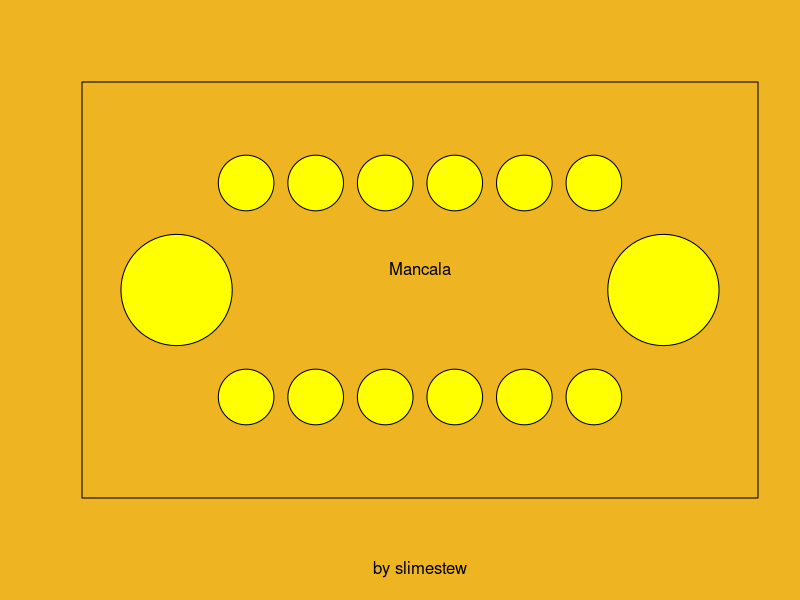

Generate this figure with R: (Note: this script raises an error after producing the figure.)
par(bg = "goldenrod2")
board <- rep(4, 14)
board[7] <- 0
board[14] <- 0
menu <- 0
click <- list(x = 3, y = 3)
options <- c(1, 0, 0)
# Theme
# 4 row board? Y/N
# Human or Computer (computer can go first or second)
turn <- 1

drawBoard <- function(board, turn, variation){
  plot(0, 0, type = "n", xlim = c(1, 9), ylim = c(1, 7), col="white", xlab = paste("Player ", turn, "'s turn", sep=""), ylab = "", axes = FALSE, frame.plot = FALSE)
  if(variation){
    for (i in 1:7) {
      for (j in 1:4) {
        rect(i, j+(j>2)*2, i+1, j+1+(j>2)*2, col = "goldenrod2", border = "black")
      }
    }
  } else {
    rect(1, 1, 2, 7, col = "goldenrod2", border = "black")
    rect(8, 1, 9, 7, col = "goldenrod2", border = "black")
    for (i in 2:7) {
      for (j in 0:1) {
        # todo: 2p is backwards, flip right to left
        yOffset <- (j * 4)
        xOffset <- (-2*j+1)*i
        house <- i+(j*7)-1
        symbols(x = xOffset + (0.5+(j*9)), y = yOffset + 2, circles = 0.5, inches = FALSE, bg = "goldenrod2", fg = "black", add = TRUE)
        text(xOffset + (0.5+(j*9)), (j*2)+3, board[house])
        if(board[house] %% 2 == 1 || board[house] >= 9){
          symbols(x = xOffset + (0.5+(j*9)), y = yOffset + 2, circles = 0.125, inches = FALSE, bg = "black", fg = "black", add = TRUE)
        }
        if(board[house] >= 2){
          symbols(x = xOffset + (0.25+(j*9)), y = yOffset + 1.75, circles = 0.125, inches = FALSE, bg = "black", fg = "black", add = TRUE)
          symbols(x = xOffset + (0.75+(j*9)), y = yOffset + 2.25, circles = 0.125, inches = FALSE, bg = "black", fg = "black", add = TRUE)
        }
        if(board[house] >= 4){
          symbols(x = xOffset + (0.75+(j*9)), y = yOffset + 1.75, circles = 0.125, inches = FALSE, bg = "black", fg = "black", add = TRUE)
          symbols(x = xOffset + (0.25+(j*9)), y = yOffset + 2.25, circles = 0.125, inches = FALSE, bg = "black", fg = "black", add = TRUE)
        }
        if(board[house] >= 6){
          symbols(x = xOffset + (0.25+(j*9)), y = yOffset + 2, circles = 0.125, inches = FALSE, bg = "black", fg = "black", add = TRUE)
          symbols(x = xOffset + (0.75+(j*9)), y = yOffset + 2, circles = 0.125, inches = FALSE, bg = "black", fg = "black", add = TRUE)
        }
        if(board[house] >= 8){
          symbols(x = xOffset + (0.5+(j*9)), y = yOffset + 1.75, circles = 0.125, inches = FALSE, bg = "black", fg = "black", add = TRUE)
          symbols(x = xOffset + (0.5+(j*9)), y = yOffset + 2.25, circles = 0.125, inches = FALSE, bg = "black", fg = "black", add = TRUE)
        }
      }
    }
    text(1.5, 4.5, board[14])
    text(8.5, 3.5, board[7])
  #rectangles for stores
  #large circles for pits
  #symbol circles for pieces (center circle for 1, .' for 2, :- for 3, :: for 4, :-: for 5, any more is 6 pips like a die)
  }
}

checkwin <- function(board){
  if(length(board) == 14)
    return(all(board[1:6] == 0) || all(board[8:13] == 0))
  return(all(board[1:14] == 0) || all(board[15:28] == 0))
}

doAI <- function(board, human){
  return(board) #no possible moves
}

dropp <- function(selected, turn, board){
  index <- 3*selected + 16*turn - 2 * (selected*turn) - 17 #selected is offset by 1 due to p2's store
  if(board[index] == 0)
    board[index] <- NA
  else{
    temp <- board[index]
    board[index] <- 0
    endingcell <- ((index+temp-1) %% 14) + 1
    
    for(i in index:(index+temp-1)){
      if(!((turn == 1 && i == 7) && (turn == 2 && i == 14))) #skip opponent's store
        board[(i %% 14) + 1] <- board[(i %% 14) + 1] + 1
    } 
    
    if((turn == (endingcell>7)+1) && (board[endingcell] == 1) && (board[-1*endingcell+14] > 0) && (endingcell %% 7 > 0)){ #previously empty pit on on player's side
      board[endingcell] <- 0 #clear your pit
      board[turn*7] <- board[turn*7] + board[-1*endingcell+14] + 1 # add opposing pit and your pit to store
      board[-1*endingcell+14] <- 0 #clear opposing pit
    }
    
    if(!((endingcell == 7 && turn == 1) || (endingcell == 14 && turn == 2))) #last move was store
      turn <- 3 - turn
  }
  
  return(c(board, turn))
}

plot(0, 0, type = "n", xlim = c(0, 9), ylim = c(0, 9), col="white", xlab = "by slimestew", ylab = "", axes = FALSE, frame.plot = TRUE)
symbols(c(2,3,4,5,6,7,2,3,4,5,6,7), c(rep(7,6),rep(2,6)), circles = rep(0.4, 12), add = TRUE, bg = "yellow", inches = FALSE)
symbols(c(1,8), rep(4.5,2), circles = rep(0.8, 2), add = TRUE, bg = "yellow", inches = FALSE)

par(bg = "goldenrod2") #menu
text(4.5,5, "Mancala")

while((floor(click$y) < 5 || floor(click$y) > 8) || menu < 2 ){
  click <- locator(1)
  plot(0, 0, type = "n", xlim = c(0, 9), ylim = c(0, 9), xlab = "", ylab = "", axes = FALSE, frame.plot = FALSE)
  
  if((floor(click$x) > 1 && floor(click$x) < 7) && menu > 0){
    if(floor(click$y) == 3)
      options[1] <- (options[1]+1) %% 4
    if(floor(click$y) == 2)
      options[2] <- (options[2]+1) %% 2
    if(floor(click$y) == 1)
      options[3] <- (options[3]+1) %% 3
  }
  
  rect(1, 5, 7, 6, col = "yellow", border = "pink4")
  rect(1, 3, 7, 4, col = "goldenrod4", border = "black")
  rect(1, 2, 7, 3, col = "goldenrod1", border = "black")
  rect(1, 1, 7, 2, col = "goldenrod3", border = "black")
  text(4,8, "Mancala")
  text(4,3.5, "Theme")
  text(4,2.5, "4 Row Board")
  text(4,1.5, ifelse(options[3]<2, ifelse(options[3],"CPU Second","Human"),"CPU First"))
  text(4,5.5, "Start")
  
  menu = min(menu + 1,2)
}

menu <- 0

#game loop
while(!checkwin(board)) {
  if(menu>0 && !checkwin(board)){
    selected <- floor(click$x)
    if(options[3]>0 && turn != options[3]){
      board <- doAI(board, options[3])
      turn <- 3 - turn
    } else if(selected > 1 && selected < 8){
      test <- dropp(selected, turn, board)
      if(!anyNA(test[1:14])){
        board <- test[1:14]
        turn <- test[15]
      }
    }
  }
  
  if(options[3]>0)
    plot(0, 0, type = "n", xlim = c(1, 8), ylim = c(1, 7), col="white", xlab = ifelse(turn==options[4], "Human's turn", "Computer's turn"), ylab = "", axes = FALSE, frame.plot = FALSE)  
  else
    plot(0, 0, type = "n", xlim = c(1, 8), ylim = c(1, 7), col="white", xlab = paste("Player ", turn, "'s turn", sep=""), ylab = "", axes = FALSE, frame.plot = FALSE)
  
  drawBoard(board, turn, options[2])
  
  menu <- 1
  if(!checkwin(board))
    click <- locator(1)
}

if(options[2] == 0) {
  board[7] <- board[7]+sum(board[1:6])
  board[14] <- board[14]+sum(board[8:13])
  board[c(1:6, 8:13)] <- 0
}

drawBoard(board, turn, options[2])
turn <- 3 - turn

rect(2,2.5,7,6.5, col="white")
  text(4.5,4, paste("Player ", (board[7]<board[14]) + 1))
  text(4.5,3, "wins!")
  polygon(c(3,3,4,5,6,7,7,3)/2+2, c(4,6,4.5,6,4.5,6,3,3)/2+3.25, col="yellow")